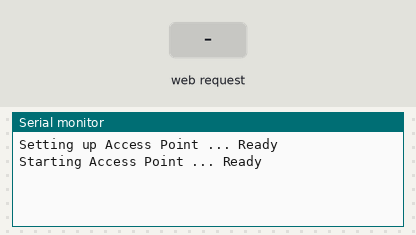
A sketch run on a simulated ESP32. On the bench: the last lines printed to the serial monitor. Inputs (shaded band) come from the test bench. WiFi joins after 1.5 s; servers stay silent unless stated.

Above: at 1.2 s.
1.3 s: HTTP request GET /increamentEmployee received
At 2.5 s:
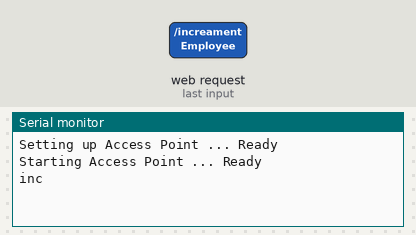
2.8 s: HTTP request GET /decreamentEmployee received
At 3.6 s:
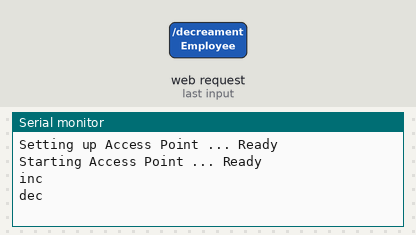
4.3 s: HTTP request GET /clientReclamation received
At 4.7 s:
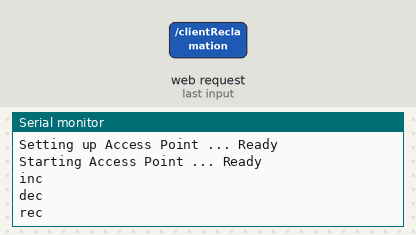
5.8 s: HTTP request GET /accident received
At 7.1 s:
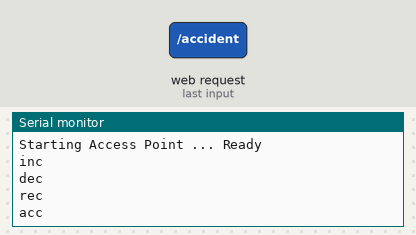

Measured:
- after the input at 1.3 s, the serial monitor: prints a new line at once (image 1)
- after the input at 2.8 s, the serial monitor: prints a new line at once (image 2)
- after the input at 4.3 s, the serial monitor: prints a new line at once (image 3)
- after the input at 5.8 s, the serial monitor: prints a new line at once (image 4)

The sketch:

sketch_feb13a.ino
```cpp
#include <WiFi.h>
#include <WebServer.h>


const char* ssid = "ssems";
const char* password = "12345678";

// Configure IP addresses of the local access point
IPAddress local_IP(192,168,1,22);
IPAddress gateway(192,168,1,5);
IPAddress subnet(255,255,255,0);


WebServer server(80); // 80 is the port number

WiFiClient client;

String increamentEmployee,decreamentEmployee,clientReclamation,accident;


void increamentEmployees()
{

  server.send(200, "text/html", increamentEmployee);
  Serial.print('i');
  delay(30);
  Serial.print('n');
  delay(30);
  Serial.println('c');

}

void decreamentEmployees()
{

  server.send(200, "text/html", decreamentEmployee);
  Serial.print('d');
  delay(30);
  Serial.print('e');
  delay(30);
  Serial.println('c');

}

void declare_an_accident()
{

  server.send(200, "text/html", accident);
  Serial.print('a');
  delay(30);
  Serial.print('c');
  delay(30);
  Serial.println('c');

}

void declare_a_client_reclamation()
{

  server.send(200, "text/html", clientReclamation);
  Serial.print('r');
  delay(30);
  Serial.print('e');
  delay(30);
  Serial.println('c');
}

void setup() {

  Serial.begin(115200);


  /*WiFi.begin(ssid, password);

  while (WiFi.status() != WL_CONNECTED)delay(500);

  Serial.print(WiFi.localIP());*/

  /*WiFi.softAP(ssid, password);

  Serial.println( "" );
  Serial.println( "WiFi AP is now running" );
  Serial.println( "IP address: " );

  Serial.println( WiFi.softAPIP() );*/

  Serial.print("Setting up Access Point ... ");
  Serial.println(WiFi.softAPConfig(local_IP, gateway, subnet) ? "Ready" : "Failed!");

  Serial.print("Starting Access Point ... ");
  Serial.println(WiFi.softAP(ssid, password) ? "Ready" : "Failed!");

  /*Serial.print("IP address = ");
  Serial.println(WiFi.softAPIP());*/

  server.on("/increamentEmployee", increamentEmployees);
  server.on("/decreamentEmployee", decreamentEmployees);
  server.on("/clientReclamation", declare_a_client_reclamation);
  server.on("/accident", declare_an_accident);

  server.begin();


}

void loop()
{
  server.handleClient();
  delay(1);
}
```
